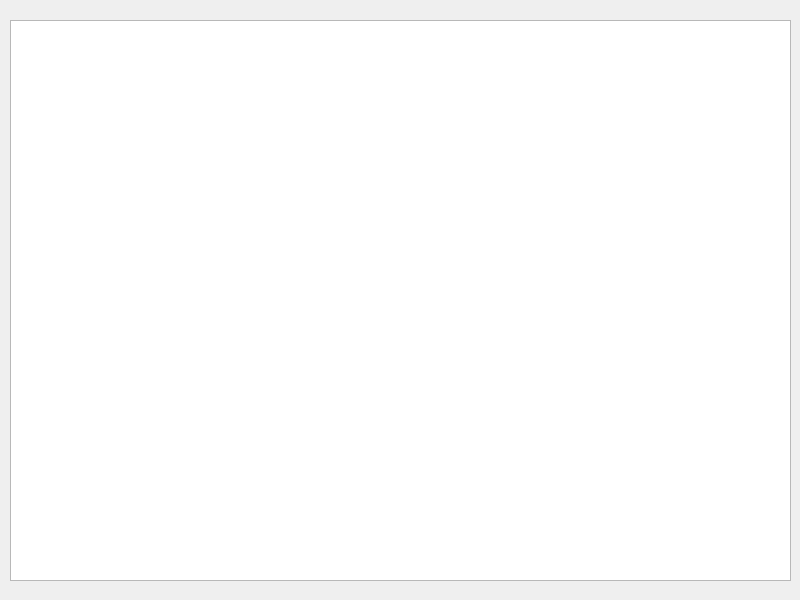
<?xml version="1.0" encoding="UTF-8"?>
<ui version="4.0">
 <class>result</class>
 <widget class="QDialog" name="result">
  <property name="geometry">
   <rect>
    <x>0</x>
    <y>0</y>
    <width>800</width>
    <height>600</height>
   </rect>
  </property>
  <property name="windowTitle">
   <string>result</string>
  </property>
  <widget class="QTableView" name="tableView">
   <property name="geometry">
    <rect>
     <x>10</x>
     <y>20</y>
     <width>781</width>
     <height>561</height>
    </rect>
   </property>
  </widget>
 </widget>
 <resources/>
 <connections/>
</ui>
